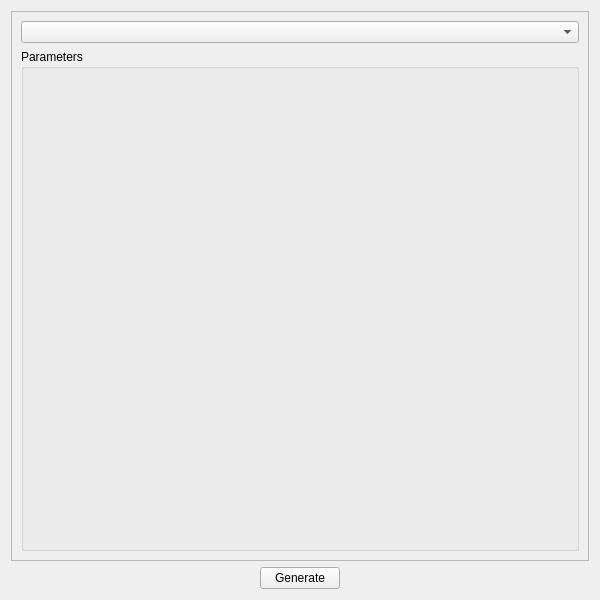
<?xml version="1.0" encoding="UTF-8"?>
<ui version="4.0">
 <class>main</class>
 <widget class="QWidget" name="main">
  <property name="geometry">
   <rect>
    <x>0</x>
    <y>0</y>
    <width>600</width>
    <height>600</height>
   </rect>
  </property>
  <property name="windowTitle">
   <string>Preset Generator</string>
  </property>
  <property name="styleSheet">
   <string notr="true">QLabel {
	padding:  5px 10px;

}

QLineInput {
	padding:  5px 10px;
	margin: 10px;
}</string>
  </property>
  <layout class="QGridLayout" name="gridLayout">
   <item row="1" column="1">
    <widget class="QPushButton" name="btn_generate">
     <property name="text">
      <string>Generate</string>
     </property>
    </widget>
   </item>
   <item row="1" column="0">
    <spacer name="horizontalSpacer">
     <property name="orientation">
      <enum>Qt::Horizontal</enum>
     </property>
     <property name="sizeHint" stdset="0">
      <size>
       <width>40</width>
       <height>20</height>
      </size>
     </property>
    </spacer>
   </item>
   <item row="1" column="2">
    <spacer name="horizontalSpacer_2">
     <property name="orientation">
      <enum>Qt::Horizontal</enum>
     </property>
     <property name="sizeHint" stdset="0">
      <size>
       <width>40</width>
       <height>20</height>
      </size>
     </property>
    </spacer>
   </item>
   <item row="0" column="0" colspan="3">
    <widget class="QFrame" name="frame">
     <property name="frameShape">
      <enum>QFrame::StyledPanel</enum>
     </property>
     <property name="frameShadow">
      <enum>QFrame::Raised</enum>
     </property>
     <layout class="QVBoxLayout" name="verticalLayout">
      <item>
       <widget class="QComboBox" name="cb_presets"/>
      </item>
      <item>
       <widget class="QGroupBox" name="gb_parameters">
        <property name="title">
         <string>Parameters</string>
        </property>
        <layout class="QGridLayout" name="gridLayout_2">
         <item row="0" column="0">
          <layout class="QFormLayout" name="fl_parameters"/>
         </item>
        </layout>
       </widget>
      </item>
     </layout>
    </widget>
   </item>
  </layout>
 </widget>
 <resources/>
 <connections/>
</ui>
